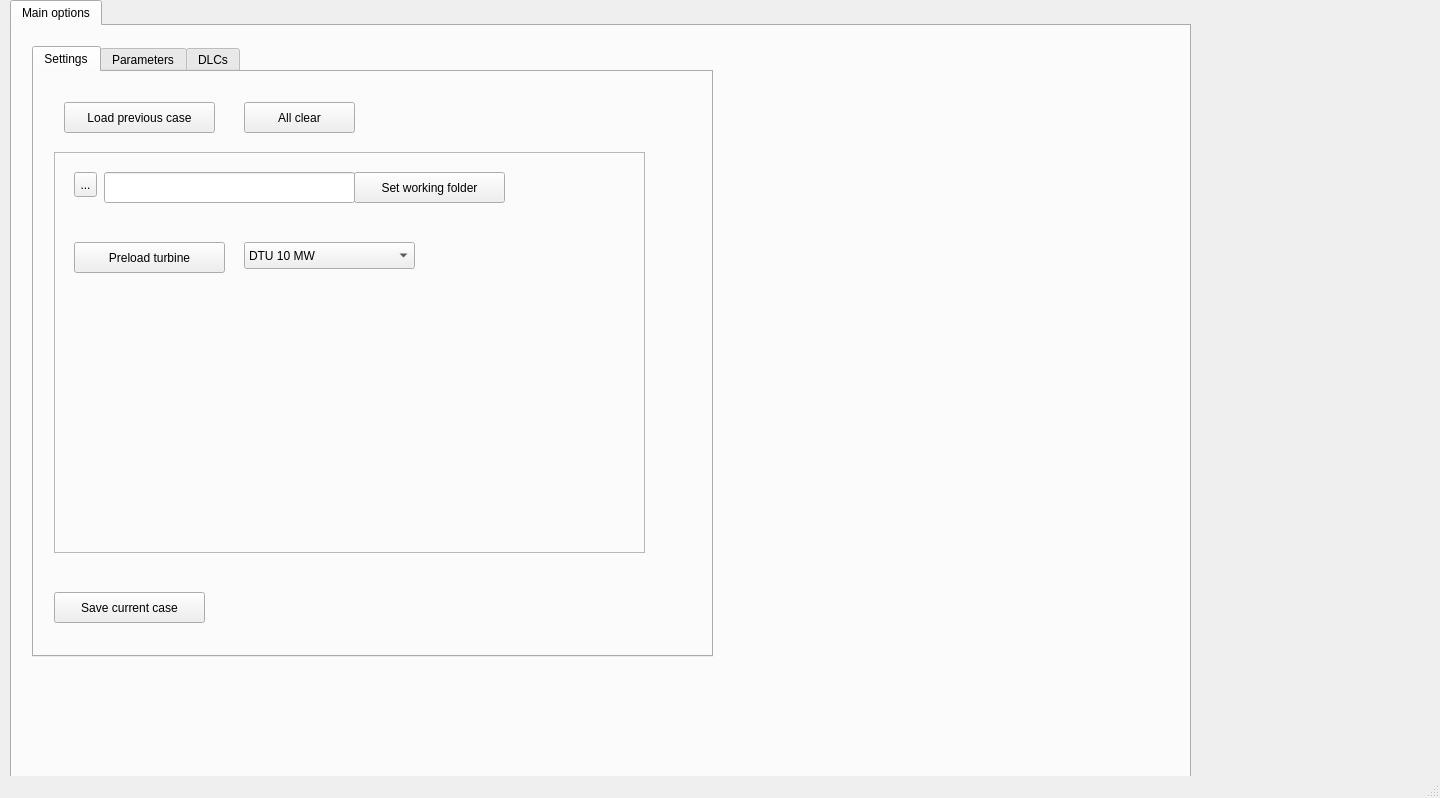
<?xml version="1.0" encoding="UTF-8"?>
<ui version="4.0">
 <class>MainWindow</class>
 <widget class="QMainWindow" name="MainWindow">
  <property name="geometry">
   <rect>
    <x>0</x>
    <y>0</y>
    <width>1440</width>
    <height>798</height>
   </rect>
  </property>
  <property name="windowTitle">
   <string>MainWindow</string>
  </property>
  <widget class="QWidget" name="centralwidget">
   <widget class="QTabWidget" name="Master_tabs">
    <property name="geometry">
     <rect>
      <x>10</x>
      <y>0</y>
      <width>1181</width>
      <height>871</height>
     </rect>
    </property>
    <property name="currentIndex">
     <number>0</number>
    </property>
    <widget class="QWidget" name="tab_5">
     <attribute name="title">
      <string>Main options</string>
     </attribute>
     <widget class="QTabWidget" name="tabWidget_5">
      <property name="geometry">
       <rect>
        <x>20</x>
        <y>20</y>
        <width>681</width>
        <height>611</height>
       </rect>
      </property>
      <property name="currentIndex">
       <number>0</number>
      </property>
      <widget class="QWidget" name="tab">
       <attribute name="title">
        <string>Settings</string>
       </attribute>
       <widget class="QPushButton" name="pushButton_30">
        <property name="geometry">
         <rect>
          <x>210</x>
          <y>30</y>
          <width>111</width>
          <height>31</height>
         </rect>
        </property>
        <property name="text">
         <string>All clear</string>
        </property>
       </widget>
       <widget class="QPushButton" name="pushButton_31">
        <property name="geometry">
         <rect>
          <x>30</x>
          <y>30</y>
          <width>151</width>
          <height>31</height>
         </rect>
        </property>
        <property name="text">
         <string>Load previous case</string>
        </property>
       </widget>
       <widget class="QPushButton" name="Main_set_SaveCaseButton">
        <property name="geometry">
         <rect>
          <x>20</x>
          <y>520</y>
          <width>151</width>
          <height>31</height>
         </rect>
        </property>
        <property name="text">
         <string>Save current case</string>
        </property>
       </widget>
       <widget class="QFrame" name="frame_3">
        <property name="geometry">
         <rect>
          <x>20</x>
          <y>80</y>
          <width>591</width>
          <height>401</height>
         </rect>
        </property>
        <property name="frameShape">
         <enum>QFrame::StyledPanel</enum>
        </property>
        <property name="frameShadow">
         <enum>QFrame::Raised</enum>
        </property>
        <widget class="QPushButton" name="Main_set_PathToCaseButton">
         <property name="geometry">
          <rect>
           <x>300</x>
           <y>20</y>
           <width>151</width>
           <height>31</height>
          </rect>
         </property>
         <property name="text">
          <string>Set working folder</string>
         </property>
        </widget>
        <widget class="QLineEdit" name="Main_set_PathToCase">
         <property name="geometry">
          <rect>
           <x>50</x>
           <y>20</y>
           <width>251</width>
           <height>31</height>
          </rect>
         </property>
        </widget>
        <widget class="QComboBox" name="case_list">
         <property name="geometry">
          <rect>
           <x>190</x>
           <y>90</y>
           <width>171</width>
           <height>27</height>
          </rect>
         </property>
         <item>
          <property name="text">
           <string>DTU 10 MW</string>
          </property>
         </item>
        </widget>
        <widget class="QPushButton" name="preload_button">
         <property name="geometry">
          <rect>
           <x>20</x>
           <y>90</y>
           <width>151</width>
           <height>31</height>
          </rect>
         </property>
         <property name="text">
          <string>Preload turbine</string>
         </property>
        </widget>
        <widget class="QToolButton" name="toolButton">
         <property name="geometry">
          <rect>
           <x>20</x>
           <y>20</y>
           <width>23</width>
           <height>25</height>
          </rect>
         </property>
         <property name="text">
          <string>...</string>
         </property>
        </widget>
       </widget>
      </widget>
      <widget class="QWidget" name="tab_7">
       <attribute name="title">
        <string>Parameters</string>
       </attribute>
       <widget class="QWidget" name="widget" native="true">
        <property name="geometry">
         <rect>
          <x>80</x>
          <y>120</y>
          <width>291</width>
          <height>421</height>
         </rect>
        </property>
        <widget class="QLabel" name="label_4">
         <property name="geometry">
          <rect>
           <x>10</x>
           <y>26</y>
           <width>121</width>
           <height>17</height>
          </rect>
         </property>
         <property name="text">
          <string>Rated power</string>
         </property>
        </widget>
        <widget class="QLineEdit" name="Main_para_PRated">
         <property name="geometry">
          <rect>
           <x>150</x>
           <y>20</y>
           <width>131</width>
           <height>27</height>
          </rect>
         </property>
        </widget>
        <widget class="QLineEdit" name="Main_para_nblade">
         <property name="geometry">
          <rect>
           <x>150</x>
           <y>54</y>
           <width>131</width>
           <height>27</height>
          </rect>
         </property>
        </widget>
        <widget class="QLabel" name="label_16">
         <property name="geometry">
          <rect>
           <x>10</x>
           <y>60</y>
           <width>121</width>
           <height>17</height>
          </rect>
         </property>
         <property name="text">
          <string>Blade number</string>
         </property>
        </widget>
        <widget class="QLineEdit" name="Main_para_D">
         <property name="geometry">
          <rect>
           <x>150</x>
           <y>86</y>
           <width>131</width>
           <height>27</height>
          </rect>
         </property>
        </widget>
        <widget class="QLineEdit" name="Main_para_HubD">
         <property name="geometry">
          <rect>
           <x>150</x>
           <y>120</y>
           <width>131</width>
           <height>27</height>
          </rect>
         </property>
        </widget>
        <widget class="QLineEdit" name="Main_para_HubHeight">
         <property name="geometry">
          <rect>
           <x>150</x>
           <y>156</y>
           <width>131</width>
           <height>27</height>
          </rect>
         </property>
        </widget>
        <widget class="QLineEdit" name="Main_para_Vin">
         <property name="geometry">
          <rect>
           <x>150</x>
           <y>190</y>
           <width>131</width>
           <height>27</height>
          </rect>
         </property>
        </widget>
        <widget class="QLineEdit" name="Main_para_Vout">
         <property name="geometry">
          <rect>
           <x>150</x>
           <y>226</y>
           <width>131</width>
           <height>27</height>
          </rect>
         </property>
        </widget>
        <widget class="QLineEdit" name="Main_para_Overhang">
         <property name="geometry">
          <rect>
           <x>150</x>
           <y>260</y>
           <width>131</width>
           <height>27</height>
          </rect>
         </property>
        </widget>
        <widget class="QLineEdit" name="Main_para_Tilt">
         <property name="geometry">
          <rect>
           <x>150</x>
           <y>296</y>
           <width>131</width>
           <height>27</height>
          </rect>
         </property>
        </widget>
        <widget class="QLineEdit" name="Main_para_Precone">
         <property name="geometry">
          <rect>
           <x>150</x>
           <y>330</y>
           <width>131</width>
           <height>27</height>
          </rect>
         </property>
        </widget>
        <widget class="QLabel" name="label_80">
         <property name="geometry">
          <rect>
           <x>10</x>
           <y>90</y>
           <width>121</width>
           <height>17</height>
          </rect>
         </property>
         <property name="text">
          <string>Rotor diameter</string>
         </property>
        </widget>
        <widget class="QLabel" name="label_81">
         <property name="geometry">
          <rect>
           <x>10</x>
           <y>122</y>
           <width>121</width>
           <height>17</height>
          </rect>
         </property>
         <property name="text">
          <string>Hub diameter</string>
         </property>
        </widget>
        <widget class="QLabel" name="label_82">
         <property name="geometry">
          <rect>
           <x>10</x>
           <y>160</y>
           <width>121</width>
           <height>17</height>
          </rect>
         </property>
         <property name="text">
          <string>Hub height</string>
         </property>
        </widget>
        <widget class="QLabel" name="label_83">
         <property name="geometry">
          <rect>
           <x>10</x>
           <y>194</y>
           <width>121</width>
           <height>17</height>
          </rect>
         </property>
         <property name="text">
          <string>Cut-in wind speed</string>
         </property>
        </widget>
        <widget class="QLabel" name="label_84">
         <property name="geometry">
          <rect>
           <x>10</x>
           <y>230</y>
           <width>131</width>
           <height>17</height>
          </rect>
         </property>
         <property name="text">
          <string>Cut-out wind speed</string>
         </property>
        </widget>
        <widget class="QLabel" name="label_85">
         <property name="geometry">
          <rect>
           <x>10</x>
           <y>265</y>
           <width>121</width>
           <height>17</height>
          </rect>
         </property>
         <property name="text">
          <string>Overhang</string>
         </property>
        </widget>
        <widget class="QLabel" name="label_86">
         <property name="geometry">
          <rect>
           <x>10</x>
           <y>300</y>
           <width>121</width>
           <height>17</height>
          </rect>
         </property>
         <property name="text">
          <string>Tilt angle</string>
         </property>
        </widget>
        <widget class="QLabel" name="label_87">
         <property name="geometry">
          <rect>
           <x>10</x>
           <y>332</y>
           <width>121</width>
           <height>17</height>
          </rect>
         </property>
         <property name="text">
          <string>Pre-cone</string>
         </property>
        </widget>
        <widget class="QLabel" name="label_88">
         <property name="geometry">
          <rect>
           <x>10</x>
           <y>370</y>
           <width>121</width>
           <height>17</height>
          </rect>
         </property>
         <property name="text">
          <string>Pre-bend</string>
         </property>
        </widget>
        <widget class="QLineEdit" name="Main_para_Prebend">
         <property name="geometry">
          <rect>
           <x>150</x>
           <y>366</y>
           <width>131</width>
           <height>27</height>
          </rect>
         </property>
        </widget>
       </widget>
       <widget class="QLabel" name="label_15">
        <property name="geometry">
         <rect>
          <x>80</x>
          <y>100</y>
          <width>101</width>
          <height>16</height>
         </rect>
        </property>
        <property name="font">
         <font>
          <pointsize>12</pointsize>
          <weight>75</weight>
          <bold>true</bold>
         </font>
        </property>
        <property name="text">
         <string>turbine info</string>
        </property>
       </widget>
      </widget>
      <widget class="QWidget" name="main_DLCs">
       <attribute name="title">
        <string>DLCs</string>
       </attribute>
       <widget class="QWidget" name="Main_DLC_widget" native="true">
        <property name="geometry">
         <rect>
          <x>80</x>
          <y>60</y>
          <width>291</width>
          <height>421</height>
         </rect>
        </property>
        <widget class="QLabel" name="Main_DLC_listDlcLab">
         <property name="geometry">
          <rect>
           <x>10</x>
           <y>26</y>
           <width>121</width>
           <height>17</height>
          </rect>
         </property>
         <property name="text">
          <string>List of DLCs</string>
         </property>
        </widget>
        <widget class="QLineEdit" name="Main_DLC_listDlc">
         <property name="geometry">
          <rect>
           <x>150</x>
           <y>20</y>
           <width>131</width>
           <height>27</height>
          </rect>
         </property>
        </widget>
        <widget class="QLineEdit" name="Main_DLC_nws">
         <property name="geometry">
          <rect>
           <x>150</x>
           <y>54</y>
           <width>131</width>
           <height>27</height>
          </rect>
         </property>
        </widget>
        <widget class="QLabel" name="Main_DLC_nwsLab">
         <property name="geometry">
          <rect>
           <x>10</x>
           <y>60</y>
           <width>121</width>
           <height>17</height>
          </rect>
         </property>
         <property name="text">
          <string>N wind speeds</string>
         </property>
        </widget>
        <widget class="QLineEdit" name="Main_DLC_nseeds">
         <property name="geometry">
          <rect>
           <x>150</x>
           <y>86</y>
           <width>131</width>
           <height>27</height>
          </rect>
         </property>
        </widget>
        <widget class="QLineEdit" name="Main_DLC_TMax">
         <property name="geometry">
          <rect>
           <x>150</x>
           <y>120</y>
           <width>131</width>
           <height>27</height>
          </rect>
         </property>
        </widget>
        <widget class="QLabel" name="Main_DLC_nseedsLab">
         <property name="geometry">
          <rect>
           <x>10</x>
           <y>90</y>
           <width>121</width>
           <height>17</height>
          </rect>
         </property>
         <property name="text">
          <string>N seeds</string>
         </property>
        </widget>
        <widget class="QLabel" name="Main_DLC_TMaxLab">
         <property name="geometry">
          <rect>
           <x>10</x>
           <y>122</y>
           <width>121</width>
           <height>17</height>
          </rect>
         </property>
         <property name="text">
          <string>Max time </string>
         </property>
        </widget>
        <widget class="QPushButton" name="Main_DLC_genButton">
         <property name="geometry">
          <rect>
           <x>50</x>
           <y>350</y>
           <width>171</width>
           <height>51</height>
          </rect>
         </property>
         <property name="text">
          <string>Generate DLCs</string>
         </property>
        </widget>
        <widget class="QLabel" name="Main_DLC_VRatedLab">
         <property name="geometry">
          <rect>
           <x>10</x>
           <y>160</y>
           <width>121</width>
           <height>17</height>
          </rect>
         </property>
         <property name="text">
          <string>Wind speed (rated)</string>
         </property>
        </widget>
        <widget class="QLineEdit" name="Main_DLC_VRated">
         <property name="geometry">
          <rect>
           <x>150</x>
           <y>158</y>
           <width>131</width>
           <height>27</height>
          </rect>
         </property>
        </widget>
       </widget>
       <widget class="QLabel" name="Main_DLC_labelTop">
        <property name="geometry">
         <rect>
          <x>80</x>
          <y>40</y>
          <width>101</width>
          <height>16</height>
         </rect>
        </property>
        <property name="font">
         <font>
          <pointsize>12</pointsize>
          <weight>75</weight>
          <bold>true</bold>
         </font>
        </property>
        <property name="text">
         <string>DLC generation</string>
        </property>
       </widget>
      </widget>
     </widget>
    </widget>
   </widget>
  </widget>
  <widget class="QMenuBar" name="menubar">
   <property name="geometry">
    <rect>
     <x>0</x>
     <y>0</y>
     <width>1440</width>
     <height>25</height>
    </rect>
   </property>
  </widget>
  <widget class="QStatusBar" name="statusbar"/>
 </widget>
 <resources/>
 <connections/>
</ui>
